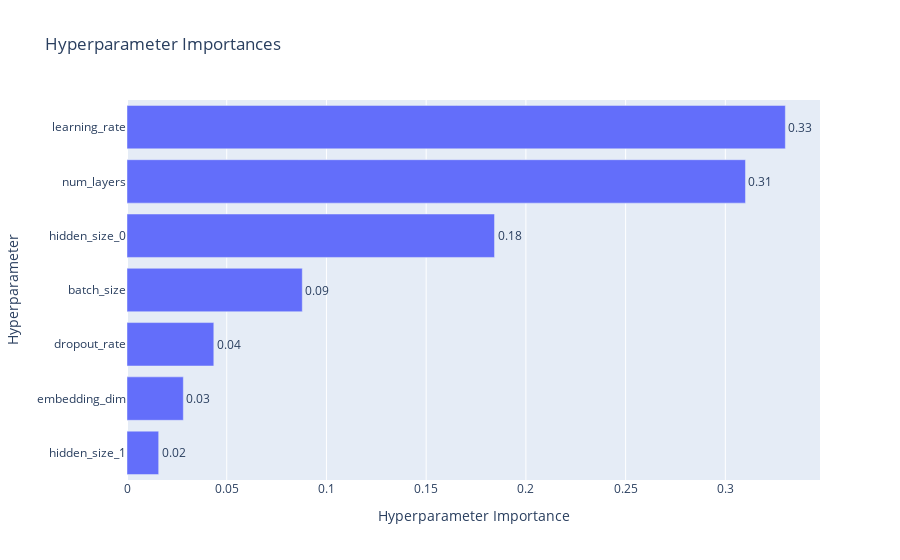

The code cell stored with this chart in its notebook:
### Markdown cell above
### Hyperparameter Sensitivity Analysis

### Code cell
# Hyperparameter Importances
plot_param_importances(study).show()

### Figure 1 — Plotly figure (JSON) as saved in the notebook; plotly's stock layout.template omitted (floating-point values rounded to 4 significant figures)
{"data": [{"cliponaxis": false, "hovertemplate": ["hidden_size_1 (IntDistribution): 0.015881516507052405<extra></extra>", "embedding_dim (IntDistribution): 0.028243675149962316<extra></extra>", "dropout_rate (FloatDistribution): 0.04352744644196138<extra></extra>", "batch_size (CategoricalDistribution): 0.08788820729275919<extra></extra>", "hidden_size_0 (IntDistribution): 0.18427552290386187<extra></extra>", "num_layers (IntDistribution): 0.3100942600352861<extra></extra>", "learning_rate (FloatDistribution): 0.33008937166911684<extra></extra>"], "name": "Objective Value", "orientation": "h", "text": ["0.02", "0.03", "0.04", "0.09", "0.18", "0.31", "0.33"], "textposition": "outside", "type": "bar", "x": [0.01588, 0.02824, 0.04353, 0.08789, 0.1843, 0.3101, 0.3301], "y": ["hidden_size_1", "embedding_dim", "dropout_rate", "batch_size", "hidden_size_0", "num_layers", "learning_rate"]}], "layout": {"title": {"text": "Hyperparameter Importances"}, "xaxis": {"title": {"text": "Hyperparameter Importance"}}, "yaxis": {"title": {"text": "Hyperparameter"}}}}
